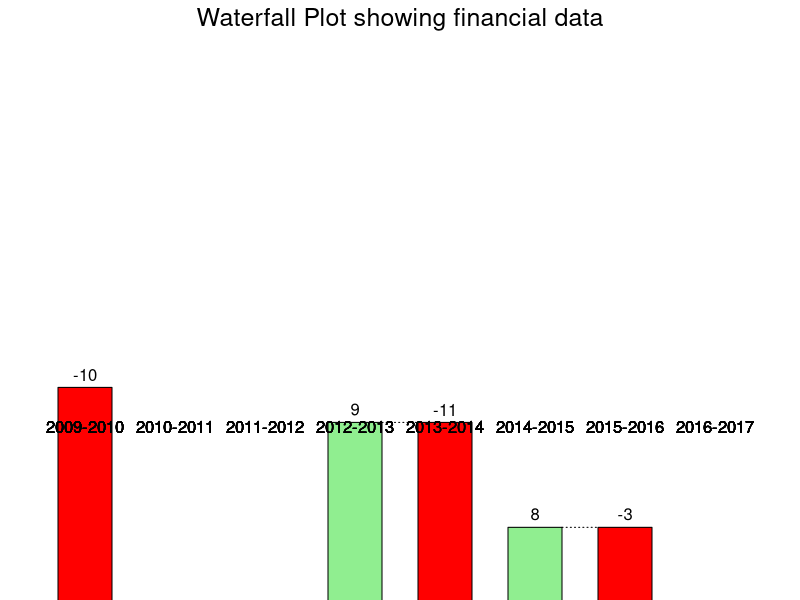
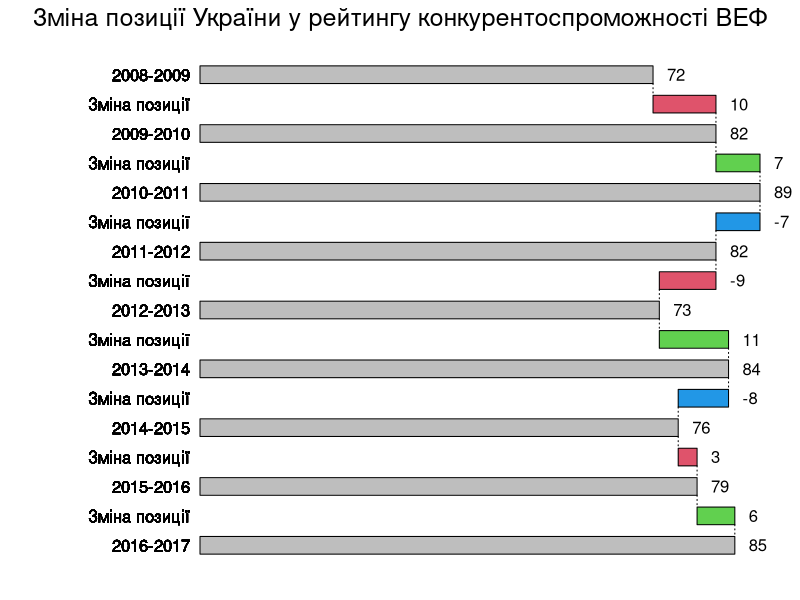

The R source for these figures, in order:
library(plotrix)

sales <- data.frame(
  value = c(-10, -7, 7, 9, -11, 8, -3, -6),
  labels = c("2009-2010", "2010-2011", "2011-2012", "2012-2013", "2013-2014", "2014-2015", "2015-2016", "2016-2017")
)

staircase.plot(sales$value,
  totals = c(F, F, F, F, F, F, F, F), labels =
    sales$labels, total.col = c("lightgreen"),
  inc.col = c("red", "red", "lightgreen", "lightgreen", "red", "lightgreen", "red", "red"),
  main = "Waterfall Plot showing financial data"
)

sample_size <- c(72, 10, 82, 7, 89, -7, 82, -9, 73, 11, 84, -8, 76, 3, 79, 6, 85)
totals <- c(TRUE, FALSE, TRUE, FALSE, TRUE, FALSE, TRUE, F, T, F, T, F, T, F, T, F, T)
labels <- c("2008-2009", "Зміна позиції", "2009-2010", "Зміна позиції", "2010-2011", "Зміна позиції", "2011-2012", "Зміна позиції", "2012-2013", "Зміна позиції", "2013-2014", "Зміна позиції", "2014-2015", "Зміна позиції", "2015-2016", "Зміна позиції", "2016-2017")
staircase.plot(sample_size, totals, labels,
  main = "Зміна позиції України у рейтингу конкурентоспроможності ВЕФ",
  total.col = "gray", bg.col = "white", inc.col = 2:4, direction = "s"
)